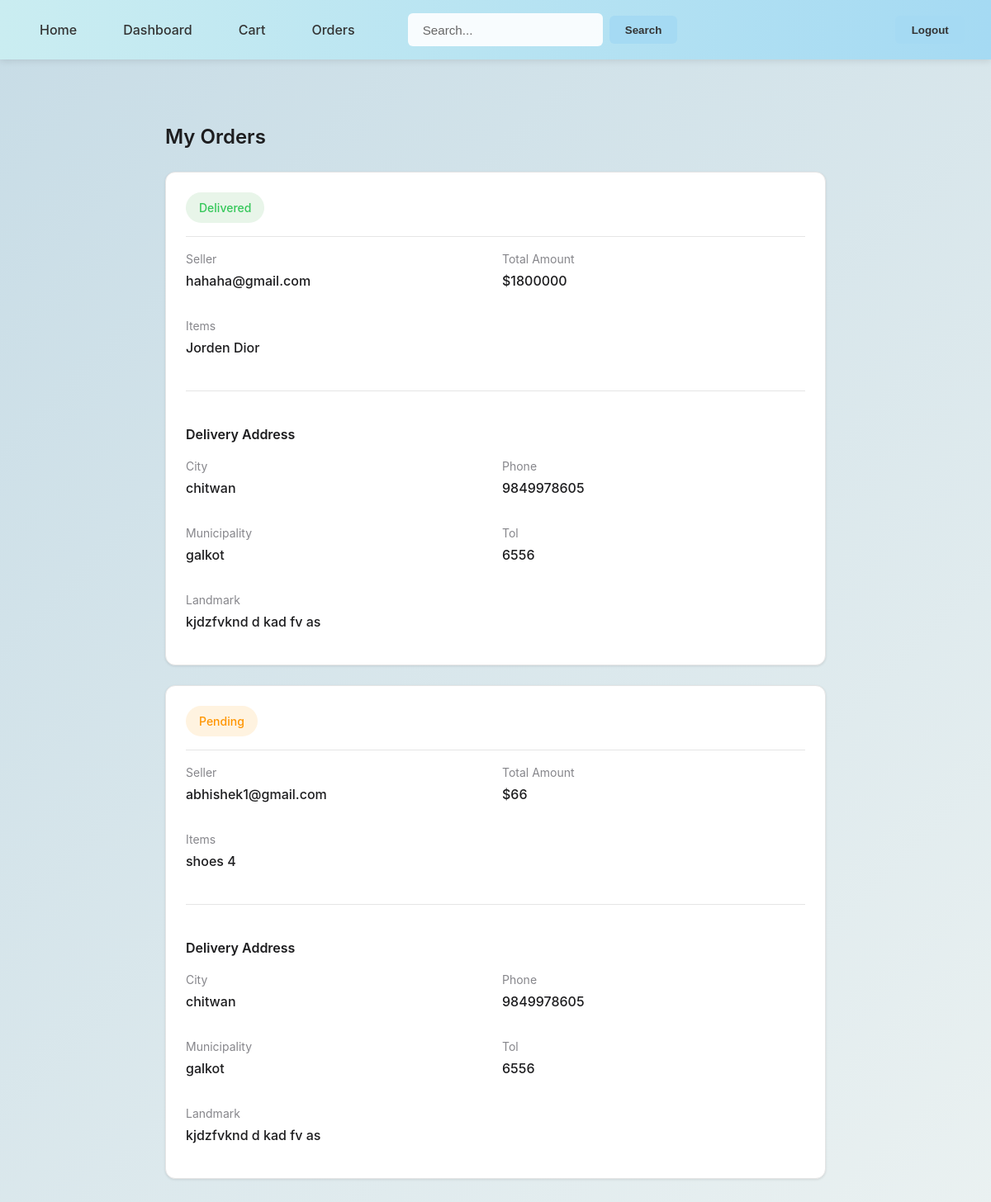
The page /orders/ (signed in) on the database as committed earlier.
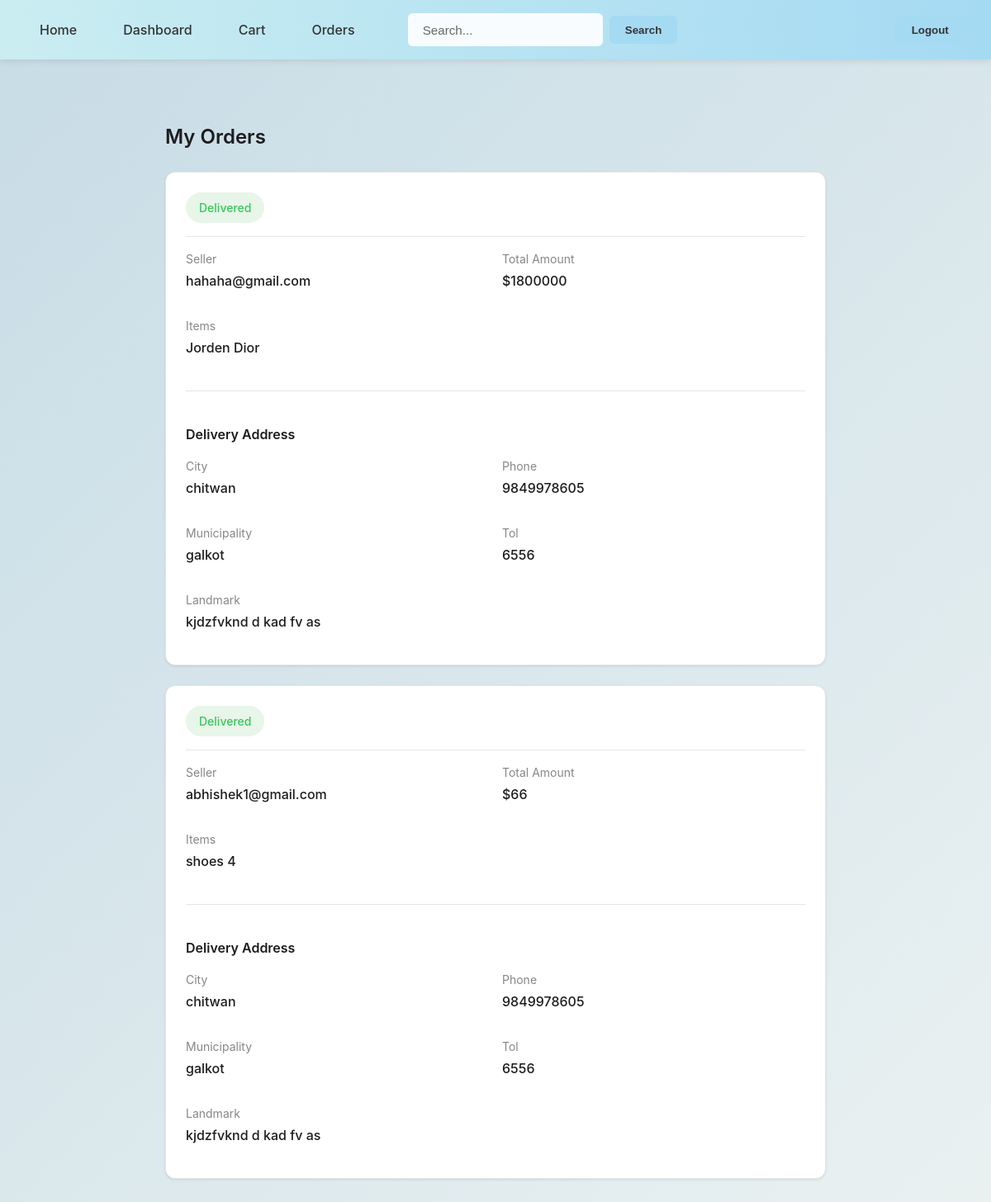
The same page on the database as committed later.
### order/models.py (models this page shows, shortened)
class Order(models.Model):
    user = models.ForeignKey(User,on_delete=models.CASCADE,related_name='orderasuser')
    seller = models.ForeignKey(User,on_delete=models.CASCADE,related_name='orderasseller',default=None)
    items = models.ForeignKey(Product,on_delete=models.CASCADE)
    ordered_at = models.DateTimeField(auto_now_add=True)
    updated_at = models.DateTimeField(auto_now=True)
    status = models.CharField(
        max_length=20,
        choices=[('Pending', 'Pending'), ('Shipped', 'Shipped'), ('Delivered', 'Delivered'),('Cancelled','Cancelled')],
        default='Pending'
    )
    total_amount = models.DecimalField(max_digits=10, decimal_places=0, default=0.00)
    quantity = models.IntegerField(default=1)

### account/models.py (models this page shows, shortened)
class User(AbstractBaseUser,PermissionsMixin):
    email = models.EmailField(verbose_name="Email",max_length=255,unique=True)#verbose_name is not nessary cuz email = is already written
    name = models.CharField(max_length=255)
    city = models.CharField(max_length=255)
    is_active = models.BooleanField(default=False)
    is_staff = models.BooleanField(default=False)
    is_superuser = models.BooleanField(default=False)
    is_customer = models.BooleanField(default=True)
    is_seller = models.BooleanField(default=False)
    created_at = models.DateTimeField(auto_now_add=True)
    updated_at = models.DateTimeField(auto_now=True)
    USERNAME_FIELD =  'email'
    objects = UserManger()
    def __str__(self):
        return self.email

### product/models.py (models this page shows)
class Product(models.Model):
    seller = models.ForeignKey(
        User,  # Reference to the User model
        on_delete=models.CASCADE,  # Delete products if the seller is deleted
        related_name='products'  # Allows reverse lookup (user.products.all())
    )
    name = models.CharField(max_length=255)
    description = models.TextField()
    price = models.DecimalField(max_digits=10, decimal_places=2)
    image = models.ImageField(upload_to='products/', null=False, blank=False)
    created_at = models.DateTimeField(auto_now_add=True)
    updated_at = models.DateTimeField(auto_now=True)
    quantity = models.IntegerField(default=100)
    def __str__(self):
        return self.name

### order/views.py (the view)
# urls.py: path('', views.order_list, name='order'),
@login_and_role_required("customer")
def order_list(request):
    selected_items = Order.objects.filter(user=request.user)
    ad = Addres.objects.filter(user=request.user).first()
    return render(request,'order/orders.html',{'selected_items':selected_items,'ad':ad})

### order/templates/order/orders.html (shortened to what this page needs)
{% extends "account/base.html" %}
{% block content %}
<div class="orders-container">
    <h1 class="page-title">My Orders</h1>
    {% if selected_items %}
        {% for order in selected_items %}
        <div class="order-card">
            <div class="order-header">
                <span class="order-status {% if order.status == 'Delivered' %}status-delivered{% elif order.status == 'Cancelled' %}status-cancelled{% else %}status-pending{% endif %}">
                    {{ order.status }}
                </span>
            </div>
            <div class="order-info">
                <div class="info-group">
                    <div class="info-label">Seller</div>
                    <div class="info-value">{{ order.seller }}</div>
                </div>
                <div class="info-group">
                    <div class="info-label">Total Amount</div>
                    <div class="info-value">${{ order.total_amount }}</div>
                </div>
                <div class="info-group">
                    <div class="info-label">Items</div>
                    <div class="info-value">{{ order.items }}</div>
                </div>
            </div>
            {% if ad %}
            <div class="address-section">
                <h3 class="address-title">Delivery Address</h3>
                <div class="order-info">
                    <div class="info-group">
                        <div class="info-label">City</div>
                        <div class="info-value">{{ ad.city }}</div>
                    </div>
                    <div class="info-group">
                        <div class="info-label">Phone</div>
                        <div class="info-value">{{ ad.phone }}</div>
                    </div>
                    <div class="info-group">
                        <div class="info-label">Municipality</div>
                        <div class="info-value">{{ ad.muncipality }}</div>
                    </div>
                    <div class="info-group">
                        <div class="info-label">Tol</div>
                        <div class="info-value">{{ ad.tol }}</div>
                    </div>
                    {% if ad.landmark %}
                    <div class="info-group">
                        <div class="info-label">Landmark</div>
                        <div class="info-value">{{ ad.landmark }}</div>
                    </div>
                    {% endif %}
                </div>
            </div>
            {% else %}
            <div class="address-section">
                <div class="info-value">No address found.</div>
            </div>
            {% endif %}
        </div>
        {% endfor %}
    {% else %}
    <div class="empty-state">
        <div class="empty-state-icon">📦</div>
        <h2 class="empty-state-text">You don't have any orders yet</h2>
        <p class="empty-state-description">Start shopping to see your orders here</p>
    </div>
    {% endif %}
</div>
{% endblock content %}

Rows that differ between the two databases and show on the page:
changed Order "abhishek1@gmail.com": status "Pending" → "Delivered"
